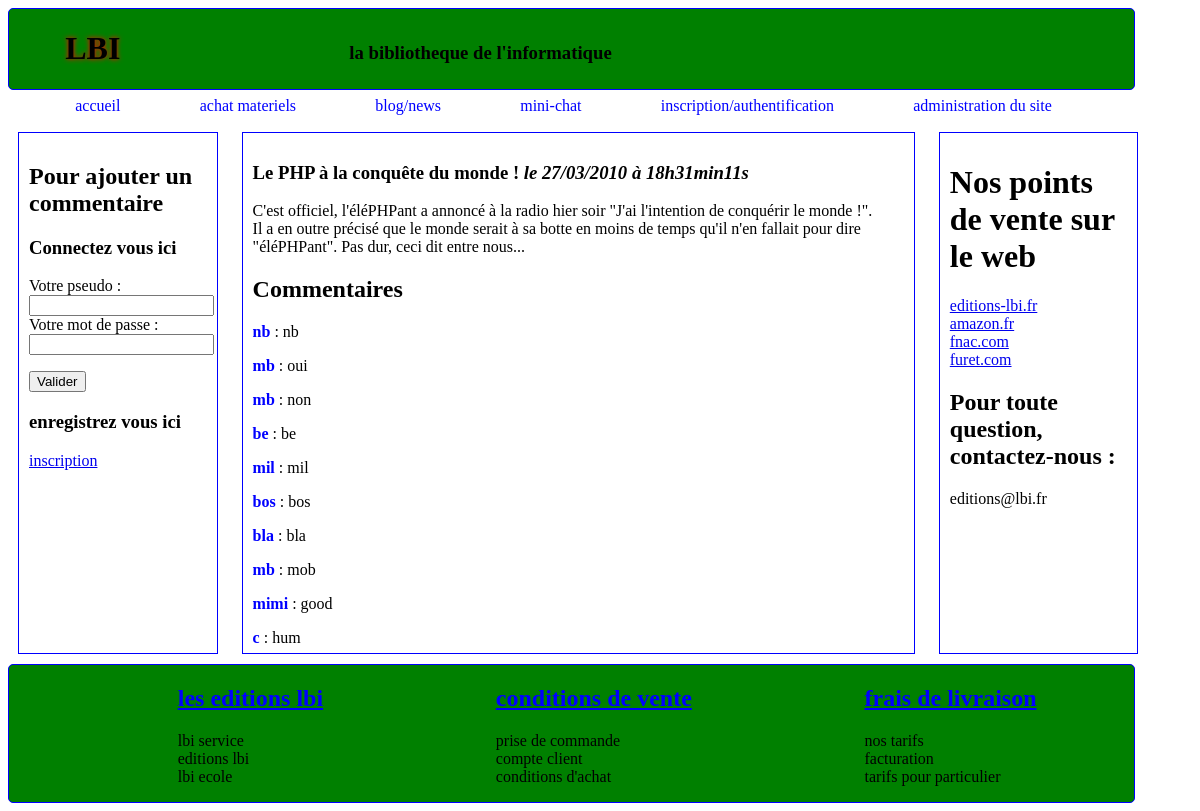
Screenshot of /blog_coment.php?billet=2 with the database file from the repository.
### tables this page shows
CREATE TABLE IF NOT EXISTS `billets` (
  `id` int(11) NOT NULL AUTO_INCREMENT,
  `titre` varchar(255) NOT NULL,
  `contenu` text NOT NULL,
  `date_creation` datetime NOT NULL,
  PRIMARY KEY (`id`)
);

CREATE TABLE IF NOT EXISTS `coment` (
  `id` int(10) UNSIGNED NOT NULL AUTO_INCREMENT,
  `id_billet` int(10) UNSIGNED NOT NULL,
  `pseudo` varchar(255) NOT NULL,
  `commentaire` varchar(255) NOT NULL,
  UNIQUE KEY `id` (`id`)
);

### structure/block23_coment.php (the view, shortened to what this page needs)
<div class="bloc">
<?php
try
{
	$bdd = new PDO('mysql:host=localhost;dbname=informatique;charset=utf8', 'root', '');
}
catch(Exception $e)
{
        die('Erreur : '.$e->getMessage());
}
$req = $bdd->prepare('SELECT id, titre, contenu, DATE_FORMAT(date_creation, \'%d/%m/%Y à %Hh%imin%ss\') AS date_creation_fr FROM billets WHERE id = ?');
$req->execute(array($_GET['billet']));
$donnees = $req->fetch();
?>
    <h3>
        <?php echo htmlspecialchars($donnees['titre']); ?>
        <em>le <?php echo $donnees['date_creation_fr']; ?></em>
    </h3>
    <p>
    <?php
    echo nl2br(htmlspecialchars($donnees['contenu']));
    ?>
    </p>
<h2>Commentaires</h2>
<?php
$reponse = $bdd->prepare('SELECT pseudo, commentaire FROM coment WHERE id_billet = ? ORDER BY ID DESC LIMIT 0, 10');
$reponse->execute(array($_GET['billet']));
while ($donnees = $reponse->fetch())
{
	echo '<p><strong style="color:blue">' . htmlspecialchars($donnees['pseudo']) . '</strong> : ' . htmlspecialchars($donnees['commentaire']) . '</p>';
}
?>
</div>

### menu1.css (style rules this page uses)
.bloc1, .bloc, .bloc2 { display:inline-block; }
div.bloc { padding:10px; margin:10px; height:500px; width:55%; border:1px blue groove; vertical-align:top; text-align:left; overflow:auto; }

### rows the page displays
billets: titre "Le PHP à la conquête du monde !", contenu "C'est officiel, l'éléPHPant a annoncé à la radio hier soir \"J'ai l'intention de conquérir le monde !\". Il a en outre précisé que le monde serait à sa botte en moins de temps qu'il n'en fallait pour dire \"éléPHPant\". Pas dur, ceci dit entre nous..."
coment: pseudo "nb", commentaire "nb"
coment: pseudo "mb", commentaire "oui"
coment: pseudo "mb", commentaire "non"
coment: pseudo "be", commentaire "be"
coment: pseudo "mil", commentaire "mil"
coment: pseudo "bos", commentaire "bos"
coment: pseudo "bla", commentaire "bla"
coment: pseudo "mb", commentaire "mob"
coment: pseudo "mimi", commentaire "good"
coment: pseudo "c", commentaire "hum"

### other values shown
$donnees['date_creation_fr'] "27/03/2010 à 18h31min11s"
